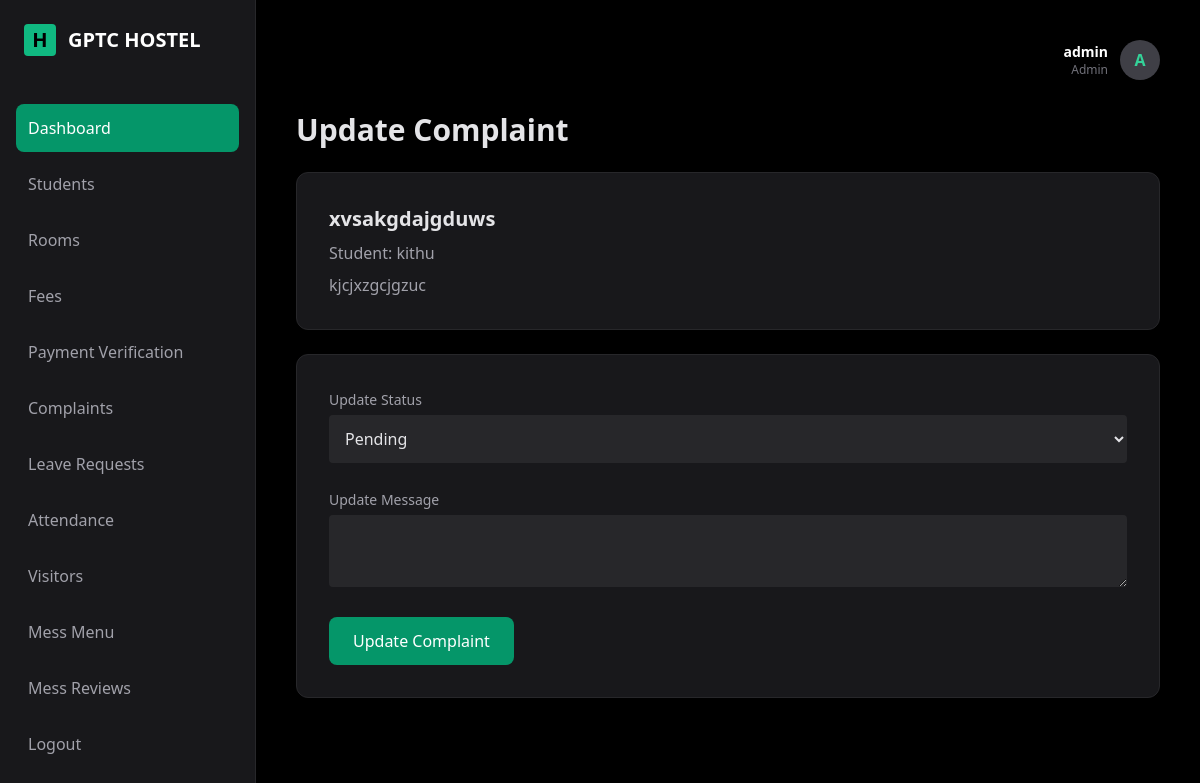
The page /admin/update_complaint.php?id=2 (signed in) on the database its author committed.
### tables this page shows
CREATE TABLE `complaints` (
  `complaint_id` int(11) NOT NULL,
  `student_id` int(11) DEFAULT NULL,
  `title` varchar(200) DEFAULT NULL,
  `description` text DEFAULT NULL,
  `category` varchar(100) DEFAULT NULL,
  `priority` enum('low','medium','high') DEFAULT 'medium',
  `status` enum('pending','in_progress','resolved') DEFAULT 'pending',
  `submitted_date` datetime DEFAULT NULL,
  `created_at` timestamp NOT NULL DEFAULT current_timestamp()
);

CREATE TABLE `students` (
  `student_id` int(11) NOT NULL,
  `user_id` int(11) DEFAULT NULL,
  `parent_id` int(11) DEFAULT NULL,
  `admission_no` varchar(50) DEFAULT NULL,
  `full_name` varchar(100) DEFAULT NULL,
  `gender` enum('male','female','other') DEFAULT NULL,
  `dob` date DEFAULT NULL,
  `course` varchar(100) DEFAULT NULL,
  `department` varchar(100) DEFAULT NULL,
  `year` int(11) DEFAULT NULL,
  `phone` varchar(20) DEFAULT NULL,
  `email` varchar(100) DEFAULT NULL,
  `address` text DEFAULT NULL,
  `blood_group` varchar(10) DEFAULT NULL,
  `photo` varchar(255) DEFAULT NULL,
  `join_date` date DEFAULT NULL,
  `status` enum('active','left','suspended') DEFAULT 'active',
  `created_at` timestamp NOT NULL DEFAULT current_timestamp()
);

### admin/update_complaint.php (the view, shortened to what this page needs)
<?php
$id=$_GET['id'];
$complaint=mysqli_fetch_assoc(mysqli_query($conn,"
SELECT complaints.*,students.full_name
FROM complaints
LEFT JOIN students
ON complaints.student_id=students.student_id
WHERE complaint_id='$id'
"));
?>
<!DOCTYPE html>
<html>
<head>
<script src="https://cdn.tailwindcss.com"></script>
</head>
<body class="bg-black text-zinc-200">
<div class="flex">
<?php include("layout/sidebar.php"); ?>
<div class="flex-1 p-10">
<?php include("layout/header.php"); ?>
<h1 class="text-3xl font-bold mb-6">
Update Complaint
</h1>
<div class="bg-zinc-900 border border-zinc-800 p-8 rounded-xl mb-6">
<h2 class="text-xl font-semibold mb-2">
<?php echo $complaint['title']; ?>
</h2>
<p class="text-zinc-400 mb-2">
Student: <?php echo $complaint['full_name']; ?>
</p>
<p class="text-zinc-400">
<?php echo $complaint['description']; ?>
</p>
</div>
<form method="POST" class="bg-zinc-900 border border-zinc-800 p-8 rounded-xl space-y-6">
<div>
<label class="text-sm text-zinc-400">
Update Status
</label>
<select name="status" class="w-full bg-zinc-800 p-3 rounded mt-1">
<option value="pending">Pending</option>
</select>
</div>
<div>
<label class="text-sm text-zinc-400">
Update Message
</label>
<textarea name="message" required class="w-full bg-zinc-800 p-3 rounded mt-1"></textarea>
</div>
<button name="update" class="bg-emerald-600 hover:bg-emerald-500 px-6 py-3 rounded-lg text-white">
Update Complaint
</button>
</form>
</div>
</div>
</body>
</html>

### rows shown on the page
complaints: title "xvsakgdajgduws", student.full_name "kithu", description "kjcjxzgcjgzuc"

### other values the page prints
$_SESSION['username'] "admin"
